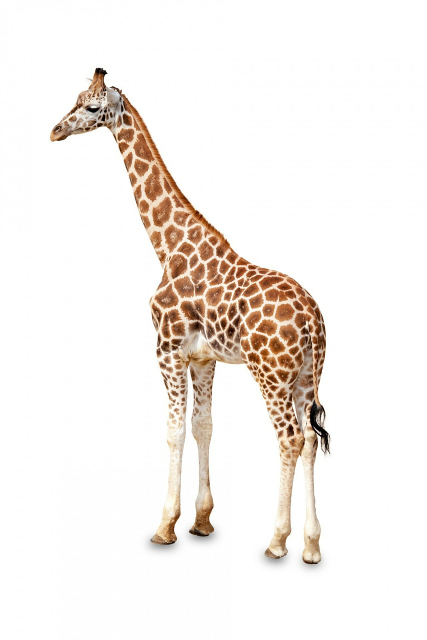
#> input picture imagenes/giraffe.png, 853 x 1280 px (shown at 1/2 size)
$ jupyter execute 12-01-morpholoficalstuff.ipynb
#> lines starting #> are read from the running program, lines starting #| are printed output that depends on the picture; after the words box and inside, x2 and y2 are one past the last pixel; in counts of white or black regions, pixels touching at a corner belong together
[cell 1]
from skimage.io import imread
from skimage.color import rgb2gray
from skimage.filters import threshold_otsu
from scipy.ndimage.morphology import binary_erosion, binary_dilation
from scipy.ndimage.morphology import binary_fill_holes, morphological_gradient
from scipy.ndimage.morphology import distance_transform_edt
import numpy as np
import matplotlib.pyplot as plt

[cell 2]
im = rgb2gray(imread('imagenes/giraffe.png'))
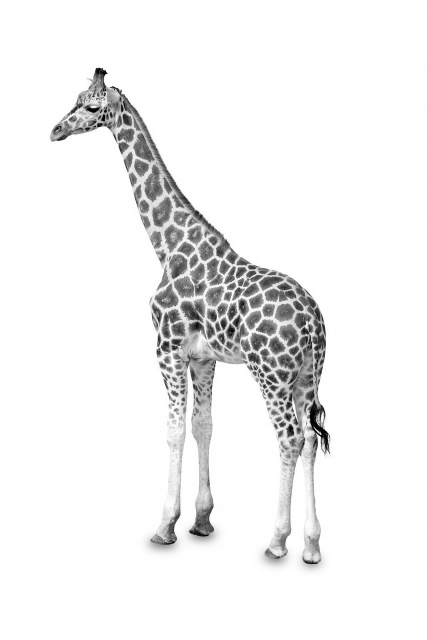
#> im: shape (1280, 853) float64 (shown at 1/2 size); min 0, max 1, mean 0.94
thres = threshold_otsu(im)
#> thres = 0.725
im = (im > thres).astype(np.uint8)
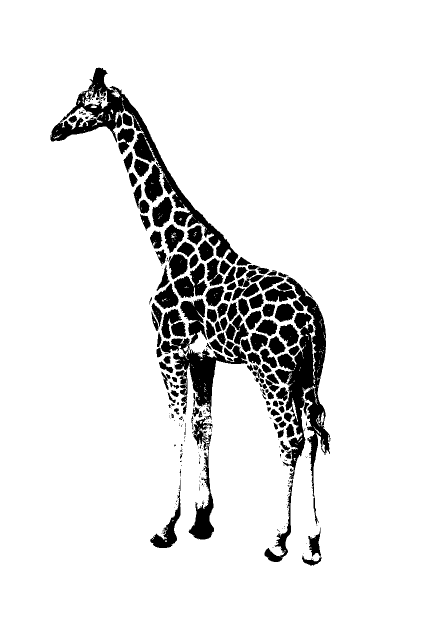
#> im: shape (1280, 853) (shown at 1/2 size); values 0 (black) and 1 (white), 90.5% white; 272 black regions (138 under 20 px), largest, box (x1, y1, x2, y2) and area: (529, 554, 661, 1124) 19347, (101, 135, 477, 529) 18448, (322, 597, 495, 1079) 14600

eroded = binary_erosion(im, structure=np.ones((2, 2)), iterations=20)[20:, 20:]
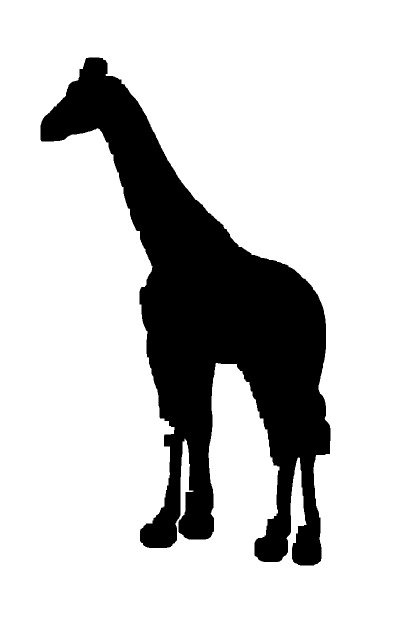
#> eroded: shape (1260, 833) bool (shown at 1/2 size); 80.4% white; 1 black region, box (x1, y1, x2, y2) and area: (81, 115, 661, 1131) 205285
eroded = 1 - eroded

dilated = binary_dilation(eroded, structure=np.ones((11, 11)))
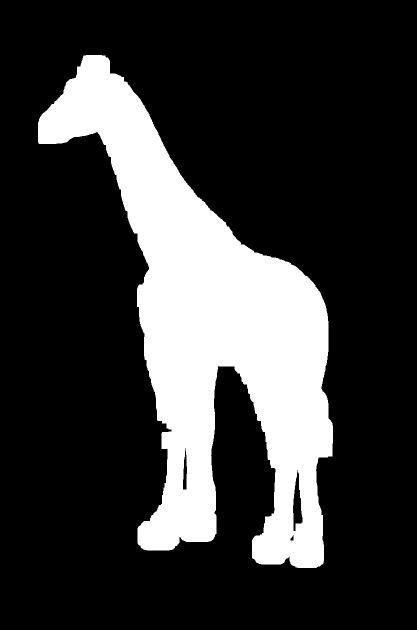
#> dilated: shape (1260, 833) bool (shown at 1/2 size); 22.1% white; 1 white region, box (x1, y1, x2, y2) and area: (76, 110, 666, 1136) 231579
edges = 1 - morphological_gradient(im, size=3)
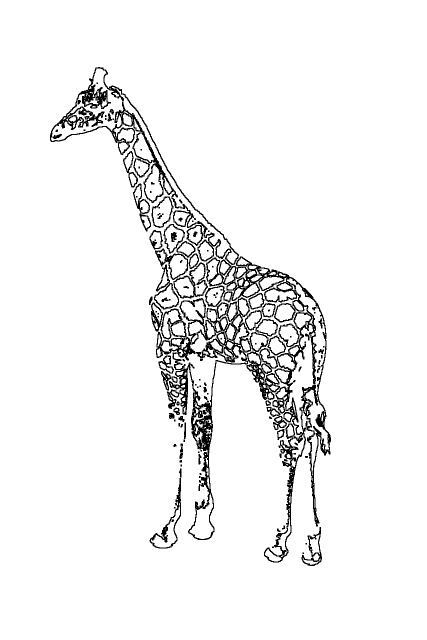
#> edges: shape (1280, 853) (shown at 1/2 size); values 0 (black) and 1 (white), 94.7% white; 127 black regions (51 under 20 px), largest, box (x1, y1, x2, y2) and area: (312, 513, 662, 1125) 34217, (100, 134, 478, 530) 10730, (299, 956, 362, 1097) 1196
boundary = np.clip(dilated.astype(int) - eroded.astype(int), 0, 1)
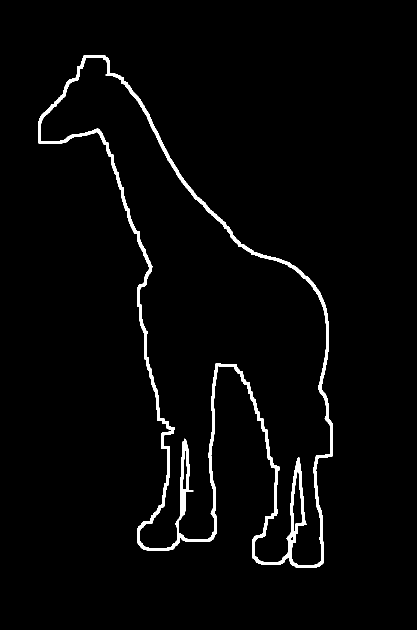
#> boundary: shape (1260, 833) int64 (shown at 1/2 size); values 0 (black) and 1 (white), 2.5% white; 1 white region, box (x1, y1, x2, y2) and area: (76, 110, 666, 1136) 26294
dt = distance_transform_edt(np.logical_not(boundary))
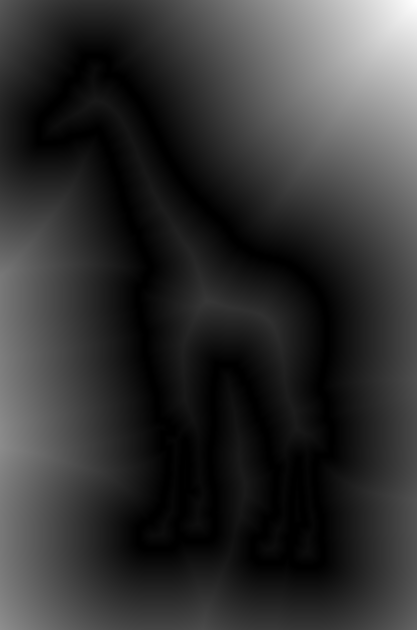
#> dt: shape (1260, 833) float64 (shown at 1/2 size); min 0, max 580.5, mean 116.1; drawn with min black and max white

[cell 3]
plt.figure(figsize=(20, 25))
plt.gray()
plt.subplots_adjust(left=0, right=1, bottom=0, top=0.95, hspace=0.05, wspace=0.05)

plt.subplot(221), plt.imshow(im), plt.axis('off')
plt.title('thresholded original image (otsu)', size=20)

plt.subplot(222), plt.imshow(eroded), plt.axis('off')
plt.title('eroded image (2x2 square)', size=20)

plt.subplot(223), plt.imshow(dt, cmap="jet"), plt.axis('off')
plt.title('Eulidian distance transform', size=20), plt.colorbar()

plt.subplot(224), plt.imshow(edges), plt.axis('off')
plt.title('Morphological edges (size 3)', size=20)

plt.show()
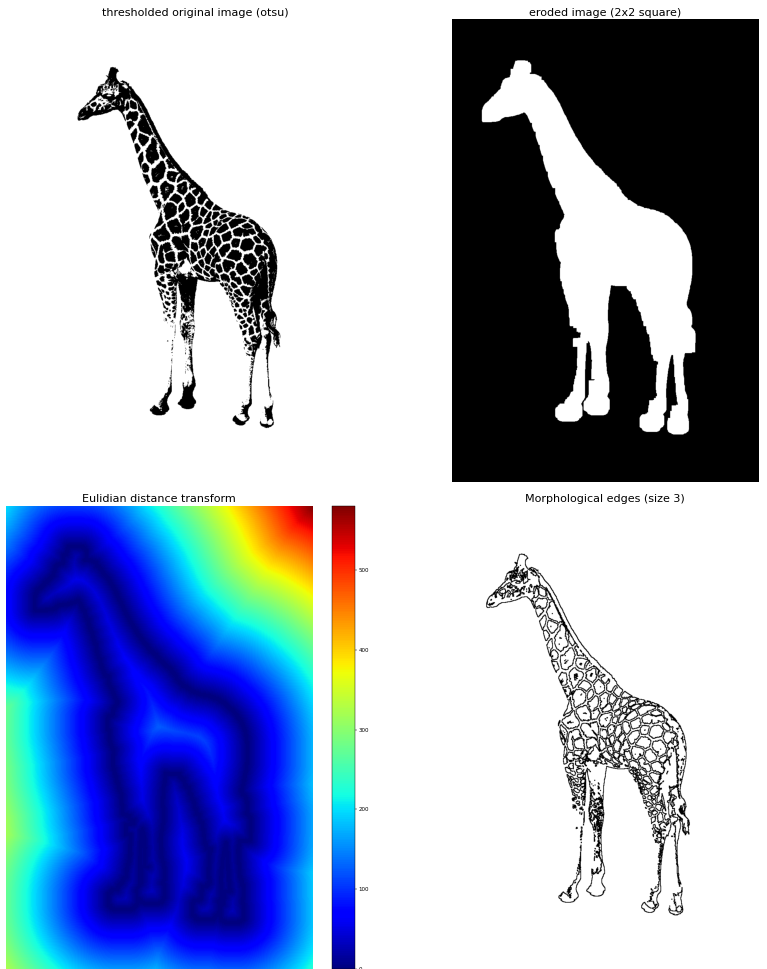
#> figure drawn by matplotlib, 5 panels
